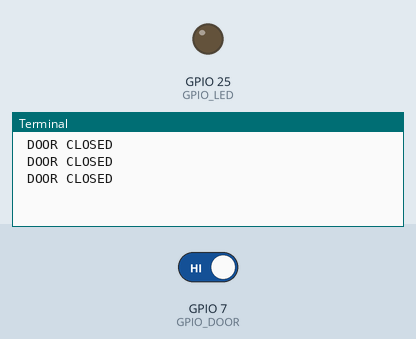
This program was run on a simulated Raspberry Pi (BCM pin numbers). On the bench: output pins drawn as LEDs (lit = HIGH), the last lines printed to the terminal. Inputs (shaded band) come from the test bench; at power-on: GPIO 7 (GPIO_DOOR) HIGH. The clock reads 2024-03-15 10:24:30 at power-on unless the program sets it.

Above: at 1.2 s.
1.3 s: GPIO 7 (GPIO_DOOR) driven LOW
At 1.9 s:
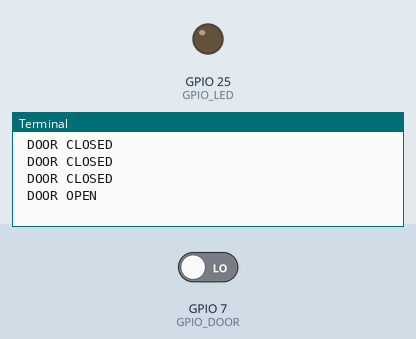
6.0 s: GPIO 7 (GPIO_DOOR) driven HIGH
At 6.4 s:
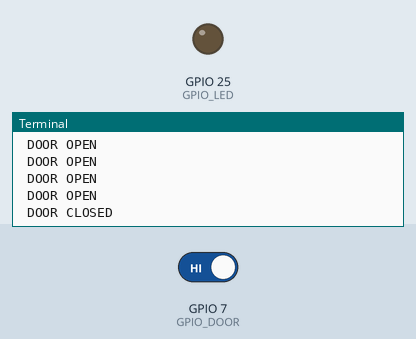

The program:

timer_based_door_sensor.py
```python
import RPi.GPIO as GPIO
import time
import datetime

# Use BCM GPIO reference
# instead of physical pin numbers
GPIO.setmode(GPIO.BCM)

# Define GPIO pin to use
GPIO_DOOR = 7
GPIO_LED = 25

# Set pin as input
GPIO.setup(GPIO_DOOR,GPIO.IN)
GPIO.setup(GPIO_LED,GPIO.OUT)

def glow ():
  GPIO.output(GPIO_LED, 1)
  time.sleep(0.01)
  GPIO.output(GPIO_LED, 0)
  time.sleep(0.01)
  return


try:

 while True :

  # Read sensor state
  if GPIO.input(GPIO_DOOR) == 0:

   start_time = time.time()

   while GPIO.input(GPIO_DOOR) == 0 :
    print " DOOR OPEN"

    # Wait for 5 seconds
    time.sleep(0.5)

    current_time = time.time()


    if current_time - start_time >= 5:

       glow ()

  if GPIO.input(GPIO_DOOR) ==1:
      print " DOOR CLOSED"

     # Wait for 5 seconds
      time.sleep(0.5)

except KeyboardInterrupt:
  print " Quit"
  # Reset GPIO settings
  GPIO.cleanup()
```

Measured:
- after the input at 1.3 s, the terminal: prints a new line after 0.20 s (image 1)
- after the input at 6.0 s, the terminal: prints a new line at once (image 2)
